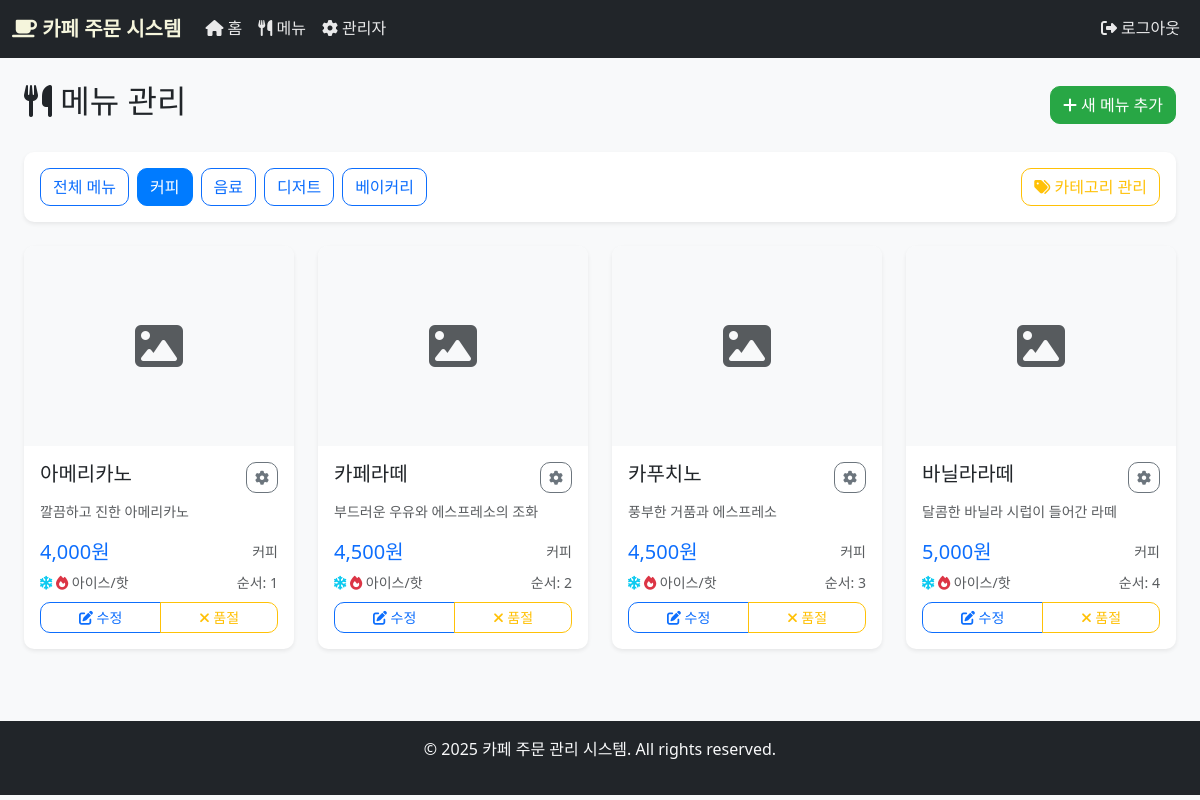
Page /admin/menu?category=커피 (signed in) on the committed database.
### models.py (models this page shows, shortened)
class Menu(db.Model):
    __tablename__ = 'cafe_menu'
    id = db.Column(db.Integer, primary_key=True)
    name = db.Column(db.String(100), nullable=False)
    category = db.Column(db.String(50), nullable=False)
    price = db.Column(db.Float, nullable=False)
    description = db.Column(db.Text)
    image = db.Column(db.String(255))
    temperature_option = db.Column(db.String(20), default='both')  # 'ice', 'hot', 'both'
    display_order = db.Column(db.Integer, default=9999)
    is_soldout = db.Column(db.Boolean, default=False)
    created_at = db.Column(db.DateTime, default=datetime.now)
    updated_at = db.Column(db.DateTime, default=datetime.now, onupdate=datetime.now)
    order_items = db.relationship('OrderItem', backref='menu', lazy=True)

### app.py (the view)
    def decorated_function(*args, **kwargs):
        if not session.get('admin_logged_in'):
            return redirect(url_for('admin_login'))
        return f(*args, **kwargs)

### app.py (called while the page is built)
def login_required(f):
    def decorated_function(*args, **kwargs):
        if not session.get('admin_logged_in'):
            return redirect(url_for('admin_login'))
        return f(*args, **kwargs)
    decorated_function.__name__ = f.__name__
    return decorated_function

@app.route('/admin/menu')
@login_required
def admin_menu():
    category = request.args.get('category')
    categories = get_categories()
    menus = get_menu_by_category(category)
    return render_template('admin/menu.html',
                         menus=menus,
                         categories=categories,
                         selected_category=category)

@app.context_processor
def inject_globals():
    cart_count = 0
    if 'cart' in session:
        cart_count = sum(item['quantity'] for item in session['cart'].values())
    return {
        'cart_count': cart_count,
        'admin_logged_in': session.get('admin_logged_in', False),
        'current_year': datetime.now().year
    }

### models.py (called while the page is built)
def get_categories():
    categories = db.session.query(Menu.category).distinct().all()
    return [category[0] for category in categories]

def get_menu_by_category(category=None):
    query = Menu.query.order_by(Menu.display_order.asc(), Menu.id.asc())
    if category:
        query = query.filter_by(category=category)
    return query.all()

### templates/admin/menu.html (shortened to what this page needs)
{% extends "base.html" %}
{% block content %}
<div class="container-fluid">
    <div class="row mb-4">
        <div class="col-12">
            <div class="d-flex justify-content-between align-items-center">
                <h2>
                    <i class="fas fa-utensils"></i> 메뉴 관리
                </h2>
                <a href="{{ url_for('add_menu') }}" class="btn btn-success">
                    <i class="fas fa-plus"></i> 새 메뉴 추가
                </a>
            </div>
        </div>
    </div>
    <div class="row mb-4">
        <div class="col-12">
            <div class="card">
                <div class="card-body">
                    <div class="d-flex flex-wrap gap-2">
                        <a href="{{ url_for('admin_menu') }}"
                           class="btn {% if not selected_category %}btn-primary{% else %}btn-outline-primary{% endif %}">
                            전체 메뉴
                        </a>
                        {% for category in categories %}
                        <a href="{{ url_for('admin_menu', category=category) }}"
                           class="btn {% if selected_category == category %}btn-primary{% else %}btn-outline-primary{% endif %}">
                            {{ category }}
                        </a>
                        {% endfor %}
                        <a href="{{ url_for('admin_categories') }}" class="btn btn-outline-warning ms-auto">
                            <i class="fas fa-tags"></i> 카테고리 관리
                        </a>
                    </div>
                </div>
            </div>
        </div>
    </div>
    <div class="row">
        {% if menus %}
        {% for menu in menus %}
        <div class="col-xl-3 col-lg-4 col-md-6 mb-4">
            <div class="card h-100 menu-card {% if menu.is_soldout %}soldout{% endif %}">
                {% if menu.image %}
                <img src="{{ url_for('static', filename='uploads/' + menu.image) }}"
                     class="card-img-top" alt="{{ menu.name }}" style="height: 200px; object-fit: cover;">
                {% else %}
                <div class="card-img-top bg-light d-flex align-items-center justify-content-center"
                     style="height: 200px;">
                    <i class="fas fa-image fa-3x text-muted"></i>
                </div>
                {% endif %}
                <div class="card-body d-flex flex-column">
                    <div class="d-flex justify-content-between align-items-start mb-2">
                        <h5 class="card-title mb-0">{{ menu.name }}</h5>
                        <div class="dropdown">
                            <button class="btn btn-sm btn-outline-secondary dropdown-toggle"
                                    data-bs-toggle="dropdown">
                                <i class="fas fa-cog"></i>
                            </button>
                        </div>
                    </div>
                    <p class="card-text text-muted small flex-grow-1">
                        {{ menu.description or '설명이 없습니다.' }}
                    </p>
                    <div class="mt-auto">
                        <div class="d-flex justify-content-between align-items-center mb-2">
                            <span class="h5 text-primary mb-0">{{ "{:,}".format(menu.price|int) }}원</span>
                            <small class="text-muted">{{ menu.category }}</small>
                        </div>
                        <div class="d-flex justify-content-between align-items-center">
                            <small class="text-muted">
                                {% if menu.temperature_option == 'both' %}
                                <i class="fas fa-snowflake text-info"></i>
                                <i class="fas fa-fire text-danger"></i> 아이스/핫
                                {% elif menu.temperature_option == 'ice' %}
                                <i class="fas fa-snowflake text-info"></i> 아이스만
                                {% elif menu.temperature_option == 'hot' %}
                                <i class="fas fa-fire text-danger"></i> 핫만
                                {% endif %}
                            </small>
                            <small class="text-muted">순서: {{ menu.display_order }}</small>
                        </div>
                        <div class="mt-2">
                            <div class="btn-group w-100">
                                <a href="{{ url_for('edit_menu', menu_id=menu.id) }}"
                                   class="btn btn-outline-primary btn-sm">
                                    <i class="fas fa-edit"></i> 수정
                                </a>
                                <button class="btn btn-outline-{% if menu.is_soldout %}success{% else %}warning{% endif %} btn-sm"
                                        onclick="toggleSoldout({{ menu.id }})">
                                    {% if menu.is_soldout %}
                                    <i class="fas fa-check"></i> 판매재개
                                    {% else %}
                                    <i class="fas fa-times"></i> 품절
                                    {% endif %}
                                </button>
                            </div>
                        </div>
                    </div>
                </div>
            </div>
        </div>
        {% endfor %}
        {% endif %}
    </div>
</div>
{% endblock %}

### static/css/style.css (style rules this page uses)
:root { --primary-color: #007bff; --success-color: #28a745; --warning-color: #ffc107; --danger-color: #dc3545; --info-color: #17a2b8; --light-color: #f8f9fa; --dark-color: #343a40; --coffee-brown: #8B4513; --cafe-cream: #F5F5DC; }
body { font-family: 'Segoe UI', Tahoma, Geneva, Verdana, sans-serif; background-color: #f8f9fa; line-height: 1.6; }
.card { border: none; border-radius: 15px; box-shadow: 0 0.125rem 0.25rem rgba(0, 0, 0, 0.075); transition: transform 0.2s ease-in-out, box-shadow 0.2s ease-in-out; }
.btn { border-radius: 10px; font-weight: 500; transition: all 0.3s ease; }
.btn-primary { background-color: var(--primary-color); border-color: var(--primary-color); }
.btn-success { background-color: var(--success-color); border-color: var(--success-color); }

### templates/admin/menu.html (style rules this page uses)
.menu-card { transition: transform 0.2s, box-shadow 0.2s; position: relative; overflow: hidden; }
.card { border-radius: 10px; }
.dropdown-toggle::after { display: none; }

### rows in the picture
Menu: name "아메리카노", description "깔끔하고 진한 아메리카노", price "4,000", category "커피", temperature_option "both" (drawn), display_order "1", is_soldout False (drawn)
Menu: name "카페라떼", description "부드러운 우유와 에스프레소의 조화", price "4,500", category "커피", temperature_option "both" (drawn), display_order "2", is_soldout False (drawn)
Menu: name "카푸치노", description "풍부한 거품과 에스프레소", price "4,500", category "커피", temperature_option "both" (drawn), display_order "3", is_soldout False (drawn)
Menu: name "바닐라라떼", description "달콤한 바닐라 시럽이 들어간 라떼", price "5,000", category "커피", temperature_option "both" (drawn), display_order "4", is_soldout False (drawn)

### other values in the picture
{{ category }} "커피" "음료" "디저트" "베이커리"
